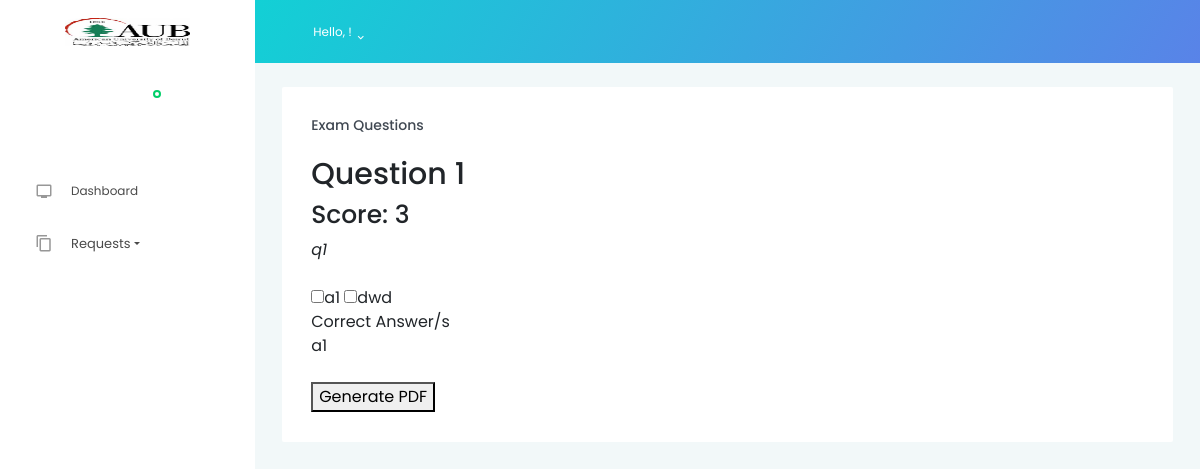
Screenshot of /editexamlecture.php?lecture_id=1 with the database file from the repository.
### tables this page shows
CREATE TABLE IF NOT EXISTS `exam_questions` (
  `id` int(250) NOT NULL AUTO_INCREMENT,
  `exam_id` varchar(250) NOT NULL,
  `question_id` varchar(250) NOT NULL,
  PRIMARY KEY (`id`)
);

CREATE TABLE IF NOT EXISTS `questions` (
  `id` int(250) NOT NULL AUTO_INCREMENT,
  `description` varchar(250) NOT NULL,
  `answers` varchar(250) NOT NULL,
  `correct_answer` varchar(250) NOT NULL,
  `score` varchar(250) NOT NULL,
  PRIMARY KEY (`id`)
);

### editexamlecture.php (the view, shortened to what this page needs)
<!DOCTYPE html>
<?php
include 'database.php';
extract($_POST);
$lecture_id= $_REQUEST['lecture_id'];
 ?>
<html lang="en">
<head>
  <link rel="stylesheet" href="vendors/iconfonts/mdi/css/materialdesignicons.min.css">
  <link rel="stylesheet" href="vendors/css/vendor.bundle.base.css">
  <link rel="stylesheet" href="vendors/css/vendor.bundle.addons.css">
  <link rel="stylesheet" href="css/style.css">
</head>
<body>
  <div class="container-scroller">
    <nav class="navbar default-layout col-lg-12 col-12 p-0 fixed-top d-flex flex-row">
      <div class="text-center navbar-brand-wrapper d-flex align-items-top justify-content-center">
        <a class="navbar-brand brand-logo" href="index.html">
          <img src="images/aub.jpg" alt="logo" />
        </a>
      </div>
      <div class="navbar-menu-wrapper d-flex align-items-center">
        <ul class="navbar-nav navbar-nav-left header-links d-none d-md-flex">
		  <li class="nav-item dropdown d-none d-xl-inline-block">
            <a class="nav-link dropdown-toggle" id="UserDropdown" href="#" data-toggle="dropdown" aria-expanded="false">
              <span class="profile-text">Hello, <?=$_SESSION['name']?>!</span>
            </a>
          </li>
        </ul>
      </div>
    </nav>
    <div class="container-fluid page-body-wrapper">
      <nav class="sidebar sidebar-offcanvas" id="sidebar">
        <ul class="nav">
          <li class="nav-item nav-profile">
            <div class="nav-link">
              <div class="user-wrapper">
                <div class="profile-image">
                </div>
                <div class="text-wrapper">
                  <div>
                    <span class="status-indicator online"></span>
                  </div>
                </div>
              </div>
            </div>
          </li>
          <li class="nav-item">
            <a class="nav-link" href="indexadmin.php">
              <i class="menu-icon mdi mdi-television"></i>
              <span class="menu-title">Dashboard</span>
            </a>
          </li>
		  <li class="nav-item  d-xl-inline-block">
            <a class="nav-link dropdown-toggle" id="UserDropdown" href="#" data-toggle="dropdown" aria-expanded="false">
              <i class="menu-icon mdi mdi-content-copy"></i>
              <span class="profile-text"> Requests</span>
            </a>
          </li>
        </ul>
      </nav>
      <div class="main-panel">
        <div class="content-wrapper">
          <div class="row" id="html-2-pdfwrapper">
            <div class="col-lg-12 grid-margin">
              <div class="card">
                <div class="card-body">
                  <h4 class="card-title">Exam Questions</h4>
                  <div class="table-responsive">
				<?php	$index=0;
					$questions=$conn->query("select e.exam_id,eq.question_id,q.description,q.answers,q.correct_answer,q.score from exams e join exam_questions eq on e.exam_id=eq.exam_id join questions q on q.id=eq.question_id where lecture_id='$lecture_id'");
					foreach($questions as $record){
					$index++;
					$description=$record[2];
					$answers=explode(",",$record[3]);
					$correct_answer=explode(",",$record[4]);
					$score=$record[5];
					?>
					<h2>Question <?=$index?></h2> <h3>Score: <?=$score?> </h3>
					<em><?=$description?></em></br></br>
					<?php foreach($answers as $a){ ?>
					<input type="checkbox" value="<?=$a?>"><?=$a?></input>
					<?php } ?>
					<div>Correct Answer/s</div>
					<?php foreach($correct_answer as $ca){ ?>
					<?=$ca?>
					<?php } ?> </br></br> <?php
					} ?>
					<button onclick="generate()">Generate PDF</button>
                  </div>
                </div>
              </div>
            </div>
          </div>
      </div>
    </div>
  </div>
</body>
</html>

### rows the page displays
exam_questions: question.score "3", question.description "q1", question.answers "a1", question.answers "dwd", question.correct_answer "a1"
